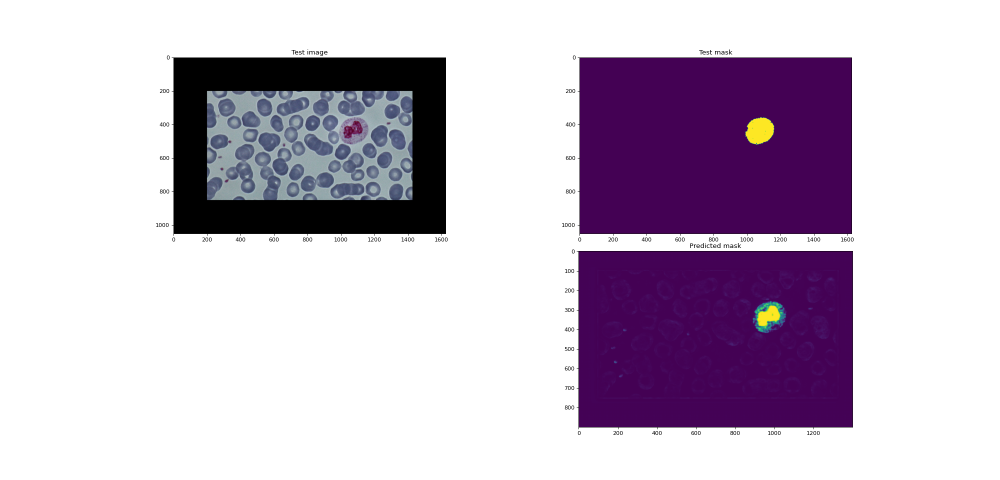
#> input picture sample.png, 2000 x 960 px (shown at 1/2 size)
$ python -i data.py   (imports and definitions only)   (Python 2 division)
#> lines starting #> are read from the running program, lines starting #| are printed output that depends on the picture
##############################################
#                                            #
#           Custom data generator            #
#                                            #
# Author: Amine Neggazi                      #
# Email: neggazimedlamine@gmail/com          #
# Nick: nemo256                              #
#                                            #
# Please read bc-count/LICENSE               #
#                                            #
##############################################

import os
import json

import cv2
import numpy as np
import tensorflow as tf
from tensorflow import keras

# custom imports
from config import *


def load_image_list(img_files, gray=False):
    '''
    This is the load image list function, which loads an enumerate
    of images (param: img_files)
    :param img_files --> the input image files which we want to read

    :return imgs --> the images that we read
    '''
    imgs = []
    if gray:
        for image_file in img_files:
            img = cv2.imread(image_file, cv2.IMREAD_GRAYSCALE)
            img = cv2.threshold(img, 127, 255, cv2.THRESH_BINARY)[1]
            imgs += [img]

    else:
        for image_file in img_files:
            imgs += [cv2.imread(image_file)]
    return imgs


# [76 lines left out: functions clahe_images, preprocess_image, preprocess_data, load_data, not called in this run]


def load_image(img_list, padding=padding[1]):
    '''
    This is the load data function, which will handle image loading and preprocessing.
    :param img_list --> list of input images
    :param padding --> padding to be applied on preprocessing

    :return imgs --> the output preprocessed imgs.
    '''
    imgs = load_image_list(img_list)
    imgs = clahe_images(imgs)
    return preprocess_image(imgs, padding=padding)


# [340 lines left out: functions aug_lum, aug_img, train_generator, test_chips, slice_image, slice and 1 more, not called in this run]

>>> import cv2
>>> picture = cv2.imread('../sample.png', cv2.IMREAD_GRAYSCALE)
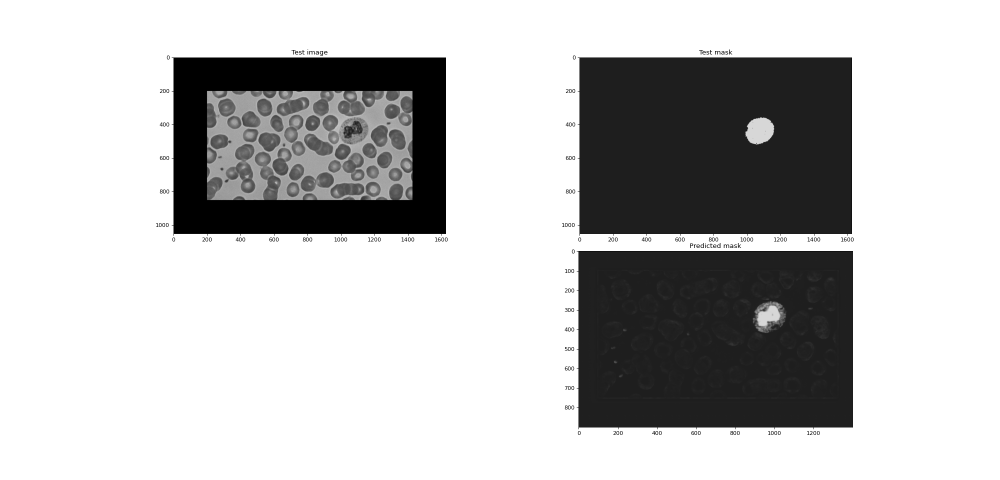
#> picture: shape (960, 2000) (shown at 1/2 size); min 0, max 255, mean 190.4
>>> result = load_image(picture)
#> (the run stopped early here; a loop or call above may not have finished)
